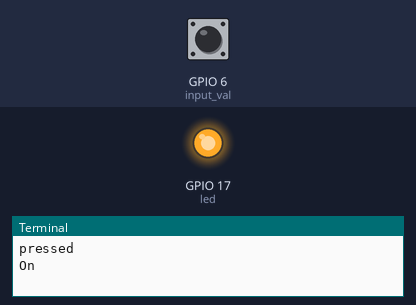
This program was run on a simulated Raspberry Pi (BCM pin numbers). On the bench: output pins drawn as LEDs (lit = HIGH), the last lines printed to the terminal. Dashed ring = blinking. The test bench sets the inputs (shaded band); at power-on: GPIO 6 (input_val) LOW.

Above: at 1.2 s.
1.3 s: GPIO 6 (input_val) pulsed HIGH 5 times (0.12 s each, 0.3 s apart)
At 1.87 s:
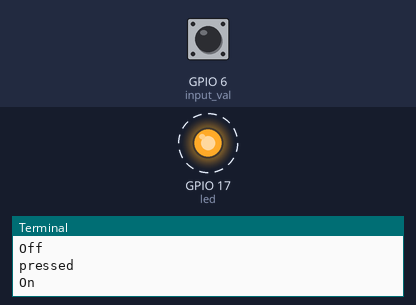
At 3.3 s:
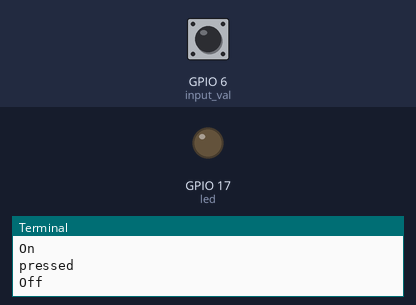
Timing chart, 0 to 4.8 s (numbered marks = the images above; inputs shaded):
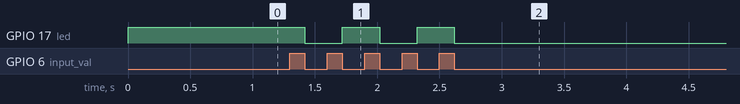

Measured:
- after the input at 1.3 s, GPIO 17 (led): alternates HIGH for 0.30 s and LOW for 0.30 s, 5 changes in all, then stays LOW, starting after 0.12 s

The program:

button_blink.py
```python
import RPi.GPIO as gpio

gpio.setmode(gpio.BCM)
gpio.setup(6, gpio.IN)
led=17
gpio.setup(led, gpio.LOW, initial=gpio.LOW)

switch = False
try:
	while True:
		input_val = gpio.input(6)
		if input_val == False:
			print("pressed")
			if switch == False:
				gpio.output(17, gpio.HIGH)
				switch = True
				print("On")
			elif switch == True:
				gpio.output(17, gpio.LOW)
				switch = False
				print("Off")
			while input_val == False:
				input_val = gpio.input(6)
except KeyboardInterrupt:
	print("\nKeyboard interrupt")
finally:
	print("Cleaning up and exiting")
	gpio.cleanup()
```
